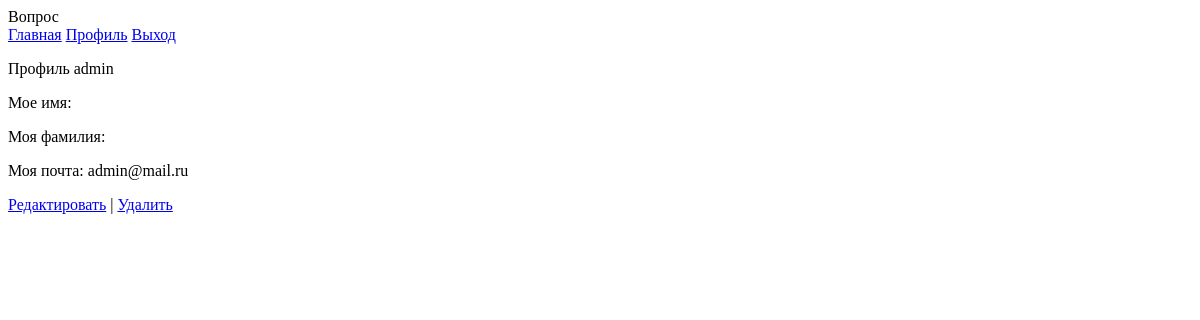
The app's page /polls/profile (signed in), older data.
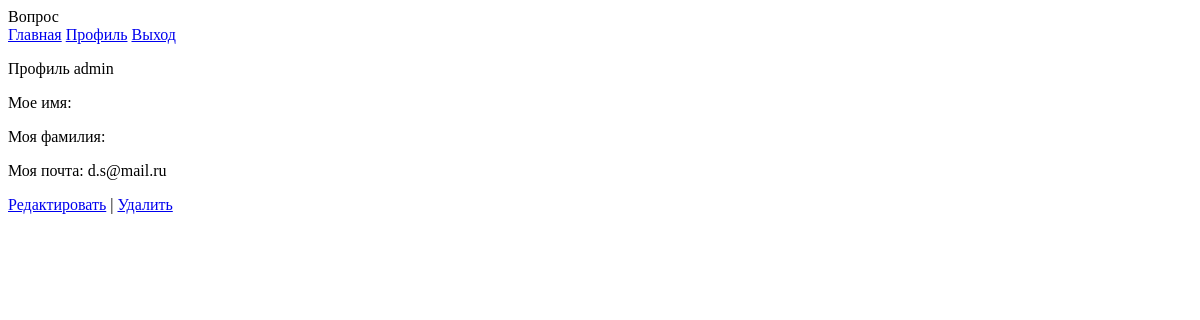
The same page, newer data.
### polls/models.py (models this page shows, shortened)
class User(AbstractUser):
    first_name = models.CharField(max_length=254, verbose_name='Имя', blank=False)
    last_name = models.CharField(max_length=254, verbose_name='Фамилия', blank=False)
    username = models.CharField(max_length=254, verbose_name='Логин', unique=True, blank=False)
    email = models.CharField(max_length=254, verbose_name='Почта', unique=True, blank=False)
    password = models.CharField(max_length=254, verbose_name='Пароль', blank=False)
    photo = models.ImageField(max_length=254, verbose_name='Фотография', blank=False,
                              validators=[FileExtensionValidator(allowed_extensions=['png', 'jpg', 'jpeg', 'bmp'])])
    USERNAME_FIELD = 'username'

### polls/views.py (the view)
# urls.py: path('profile', views.Profile.as_view(), name='profile'),
class Profile(LoginRequiredMixin, generic.ListView):
    model = User
    template_name = 'polls/profile.html'

### polls/templates/polls/profile.html (shortened to what this page needs)
{% extends 'base.html' %}
{% block content %}
<p> Профиль  {{ user.username }}</p>
<p>Мое имя: {{ user.first_name }}</p>
<p>Моя фамилия: {{ user.last_name }}</p>
<p>Моя почта: {{ user.email }}</p>
<a href="{% url 'polls:profile_update' user.pk %}">Редактировать</a> | <a href="{% url 'polls:profile_delete' user.pk %}">Удалить</a>
{% endblock%}

Row changes from the older to the newer data that the page shows:
changed User "admin": email "admin@mail.ru" → "d.s@mail.ru"
